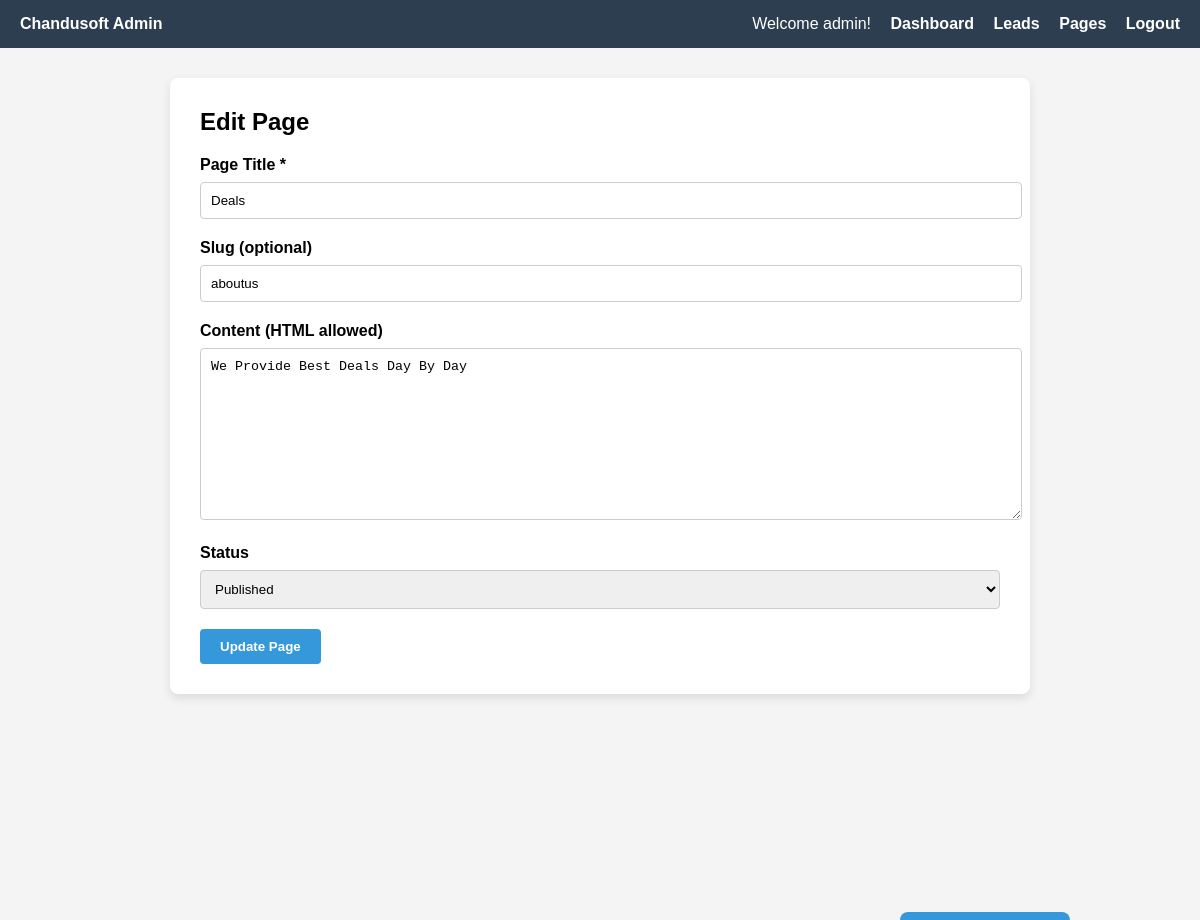
Screenshot of /admin/edit.php?id=12 (signed in) with the database file from the repository.
### tables this page shows
CREATE TABLE `pages` (
  `id` int NOT NULL AUTO_INCREMENT,
  `title` varchar(255) NOT NULL,
  `slug` varchar(255) NOT NULL,
  `status` enum('draft','published','archived') DEFAULT 'draft',
  `updated_at` datetime DEFAULT CURRENT_TIMESTAMP ON UPDATE CURRENT_TIMESTAMP,
  `content_html` text,
  PRIMARY KEY (`id`),
  UNIQUE KEY `slug` (`slug`)
);

### admin/edit.php (the view, shortened to what this page needs)
<?php
require_once '../app/config.php';
$role = $_SESSION['user']['role'] ?? 'editor';
$id = $_GET['id'] ?? null;
try {
    $stmt = $pdo->prepare("SELECT * FROM pages WHERE id = ?");
    $stmt->execute([$id]);
    $page = $stmt->fetch();
    $content_html = $page['content_html'] ?? '';
} catch (PDOException $e) {
    die("Database error: " . $e->getMessage());
}
?>
<!DOCTYPE html>
<html>
<head>
</head>
<body>
<div class="navbar">
    <div><strong>Chandusoft Admin</strong></div>
    <div class="links">
        Welcome <?= htmlspecialchars($role) ?>!
        <a href="../app/dashboard.php">Dashboard</a>
        <a href="../admin/admin-leads.php">Leads</a>
        <a href="../admin/pages.php">Pages</a>
        <a href="../admin/logout.php">Logout</a>
    </div>
</div>
<div class="container">
    <h2>Edit Page</h2>
    <form method="POST">
        <label for="title">Page Title *</label>
        <input type="text" name="title" id="title" required value="<?= htmlspecialchars($page['title']) ?>">
        <label for="slug">Slug (optional)</label>
        <input type="text" name="slug" id="slug" placeholder="auto-generated-if-empty" value="<?= htmlspecialchars($page['slug']) ?>">
        <label for="content_html">Content (HTML allowed)</label>
        <textarea name="content_html" id="content_html" rows="10"><?= htmlspecialchars($content_html) ?></textarea>
        <label for="status">Status</label>
        <select name="status" id="status">
            <option value="published" <?= $page['status'] === 'published' ? 'selected' : '' ?>>Published</option>
        </select>
        <button type="submit">Update Page</button>
    <a href="pages.php" class="back-button">← Back to Pages</a>
    </form>
</div>
</body>
</html>

### admin/edit.php (style rules this page uses)
body { font-family: Arial, sans-serif; background: #f4f4f4; margin: 0; padding: 0; }
.navbar { background-color: #2c3e50; color: white; padding: 15px 20px; display: flex; justify-content: space-between; align-items: center; }
.navbar .links a { color: white; text-decoration: none; margin-left: 15px; font-weight: bold; }
.container { max-width: 800px; margin: 30px auto; background: #fff; padding: 30px; border-radius: 8px; box-shadow: 0 4px 10px rgba(0,0,0,0.1); }
h2 { margin-top: 0; }
form label { display: block; margin-bottom: 8px; font-weight: bold; }
form input[type="text"], form select, form textarea { width: 100%; padding: 10px; margin-bottom: 20px; border: 1px solid #ccc; border-radius: 4px; }
form button { background-color: #3498db; color: white; padding: 10px 20px; border: none; border-radius: 4px; font-weight: bold; cursor: pointer; }
.back-button { position: absolute; bottom: -30px; left: 900px; padding: 10px 20px; background-color: #3498db; color: white; border-radius: 8px; text-decoration: none; font-weight: bold; text-align: center; transition: background-color 0.3s ease; }

### rows the page displays
pages: title "Deals", slug "aboutus", content_html "We Provide Best Deals Day By Day", status "Published"

### other values shown
$role "admin"
